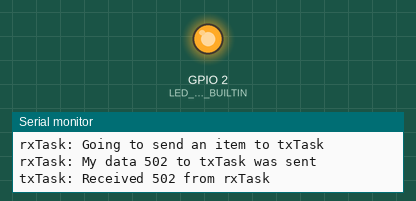
The sketch below on a simulated ESP32. Shown: output pins drawn as LEDs (lit = HIGH), the last lines printed to the serial monitor.

Above: at 3.6 s.
At 6.6 s:
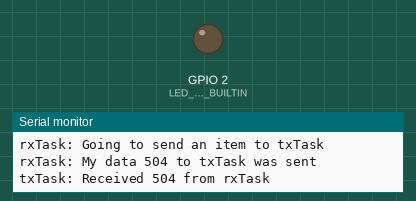
Timing chart, 0 to 9.9 s (numbered marks = the images above):
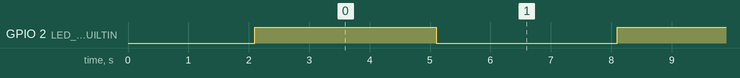

The sketch:

Lab4_msgQ_exp0.ino
```cpp
//#include <freertos/queue.h>

// For Lab 4
// To demonstrate Message queue between tasks

#define LED_ESP32_BUILTIN 2
#define NUM_ITERATIONS    10

#define NUM_Q_ITEMS 10
int paramTx = 1234;
int paramRx = 5678;

QueueHandle_t xQueue1, xQueue2;

void setup() {
  // put your setup code here, to run once:

  // initialize digital pin LED_BUILTIN as an output.
  pinMode(LED_ESP32_BUILTIN, OUTPUT);
  // initialize serial communication at 115200 bits per second:
  Serial.begin(115200);

  Serial.println("This program demonstrates Msg Qs");

  Serial.print("Setup(): Executing on core ");
  Serial.println(xPortGetCoreID());

  xQueue1 = xQueueCreate(NUM_Q_ITEMS, sizeof(int));
  xQueue2 = xQueueCreate(NUM_Q_ITEMS, sizeof(int));

  if (xQueue1 == NULL || xQueue2 == NULL ) {
    delay(10000); // This delay is introduced to enable us to view this output on Serial monitor, before it exits.
    printf("ERROR: Failed to create Msg Qs\n");

    // Exit because Tx and Rx tasks should not be created if Msg Q was not created successfully.
    vTaskDelete(NULL);
  }


  xTaskCreate(
    txTask,       /* Task function. to send data to Msg Q*/
    "txTask",     /* String with name of task. */
    10000,             /* Stack size in bytes. */
    (void *)&paramTx,   /* Parameter passed as input of the task */
    2,                 /* Priority of the task. */
    NULL);             /* Task handle. */

  delay(100); // Allow txTask to run first before the rxTask gets created below

  xTaskCreate(
    rxTask,       /* Task function. to receive data from Msg Q*/
    "rxTask",     /* String with name of task. */
    10000,             /* Stack size in bytes. */
    (void *)&paramRx,   /* Parameter passed as input of the task */
    2,                 /* Priority of the task. */
    NULL);             /* Task handle. */

  delay(2000);
} // end of setup()

void loop() {
  // put your main code here, to run repeatedly:
  digitalWrite(LED_ESP32_BUILTIN, HIGH);   // turn the LED on (HIGH is the voltage level)
  delay(3000);                             // wait for 3 secs
  digitalWrite(LED_ESP32_BUILTIN, LOW);    // turn the LED off by making the voltage LOW
  delay(3000);
  Serial.println("loop() is running ...");
}

void txTask(void * parameter) {
  int txItem = 101;
  int rxItem = 0;

  Serial.print("Entering txTask. It is running on the core ");
  Serial.println(xPortGetCoreID());
  Serial.printf("txTask: Param received is %d\n", *(int*)parameter);

  for (int i = 0; i < NUM_ITERATIONS; i++) {
    //Send an item
    Serial.printf("txTask: Going to send %d to rxTask\n", txItem);

    bool res =  xQueueSend(xQueue1, &txItem, pdMS_TO_TICKS(2000));
    if (!res) {
      printf("txTask: Failed to send an item.\n");
    }

    Serial.printf("txTask: My data %d to rxTask was sent\n", txItem);
    Serial.printf("txTask: Going to wait for receiving an item from rxTask\n");

    // now wait for the message from the rxTask on Queue2
    res = xQueueReceive(xQueue2, &rxItem, pdMS_TO_TICKS(2000));
    if(res)
      Serial.printf("txTask: Received %d from rxTask\n\n", rxItem);
    else
      Serial.printf("txTask: Failed to receive item from rxTask on xQueue2\n");

    txItem++;
    delay(2000);
  }
  Serial.println("Tx Task is exiting ...");
  vTaskDelete(NULL);
}

void rxTask(void * parameter) {
  int txItem = 501;

  Serial.print("Entering rxTask. It is running on the core ");
  Serial.println(xPortGetCoreID());
  Serial.printf("rxTask: Param received is %d\n", *(int*)parameter);

  for (int i = 0; i < NUM_ITERATIONS; i++) {
    //Receive an item first from txTask
    rxFromMsgQ();

    Serial.printf("rxTask: Going to send an item to txTask\n");
    bool res =  xQueueSend(xQueue2, &txItem, pdMS_TO_TICKS(2000));
    if(res)
      Serial.printf("rxTask: My data %d to txTask was sent\n", txItem);
    else
      Serial.printf("rxTask: Failed to send an item to txTask\n");

    txItem++;
    delay(2000);
  }
  Serial.println("Rx Task is exiting ...");
  vTaskDelete(NULL);
}

void rxFromMsgQ(void) {
  //Receive an item from message queue from txTask
  size_t item_size = sizeof(int);
  bool res;

  int rxItem = 0;

    res = xQueueReceive(xQueue1, &rxItem, pdMS_TO_TICKS(2000));
    if(res)
      Serial.printf("rxTask: Received %d from txTask\n", rxItem);
    else
      Serial.printf("rxTask: Failed to receive data from txTask\n");

} // end of exFromMsgQ()
```

Measured:
- by itself, GPIO 2 (LED_ESP32_BUILTIN): alternates HIGH for 3.0 s and LOW for 3.0 s
